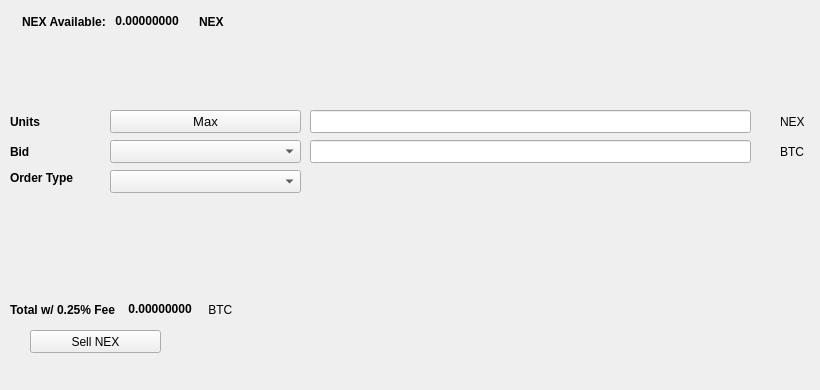
   <widget class="QWidget" name="SellTab">
    <attribute name="title">
     <string>Sell</string>
    </attribute>
    <widget class="QLabel" name="label_16">
     <property name="geometry">
      <rect>
       <x>780</x>
       <y>140</y>
       <width>31</width>
       <height>23</height>
      </rect>
     </property>
     <property name="text">
      <string>BTC</string>
     </property>
    </widget>
    <widget class="QComboBox" name="SellBidcomboBox">
     <property name="geometry">
      <rect>
       <x>110</x>
       <y>140</y>
       <width>191</width>
       <height>23</height>
      </rect>
     </property>
     <property name="font">
      <font>
       <pointsize>10</pointsize>
      </font>
     </property>
    </widget>
    <widget class="QLabel" name="label_18">
     <property name="geometry">
      <rect>
       <x>10</x>
       <y>110</y>
       <width>46</width>
       <height>23</height>
      </rect>
     </property>
     <property name="font">
      <font>
       <weight>75</weight>
       <bold>true</bold>
      </font>
     </property>
     <property name="text">
      <string>Units</string>
     </property>
    </widget>
    <widget class="QPushButton" name="Sell_Max_Amount">
     <property name="geometry">
      <rect>
       <x>110</x>
       <y>110</y>
       <width>191</width>
       <height>23</height>
      </rect>
     </property>
     <property name="font">
      <font>
       <pointsize>10</pointsize>
      </font>
     </property>
     <property name="text">
      <string>Max</string>
     </property>
    </widget>
    <widget class="QLabel" name="label_20">
     <property name="geometry">
      <rect>
       <x>10</x>
       <y>170</y>
       <width>91</width>
       <height>16</height>
      </rect>
     </property>
     <property name="font">
      <font>
       <weight>75</weight>
       <bold>true</bold>
      </font>
     </property>
     <property name="text">
      <string>Order Type</string>
     </property>
    </widget>
    <widget class="QComboBox" name="SellOrdertypeCombo">
     <property name="geometry">
      <rect>
       <x>110</x>
       <y>170</y>
       <width>191</width>
       <height>23</height>
      </rect>
     </property>
     <property name="font">
      <font>
       <pointsize>10</pointsize>
      </font>
     </property>
    </widget>
    <widget class="QLabel" name="label_21">
     <property name="geometry">
      <rect>
       <x>10</x>
       <y>140</y>
       <width>46</width>
       <height>23</height>
      </rect>
     </property>
     <property name="font">
      <font>
       <weight>75</weight>
       <bold>true</bold>
      </font>
     </property>
     <property name="text">
      <string>Bid</string>
     </property>
    </widget>
    <widget class="QLabel" name="label_22">
     <property name="geometry">
      <rect>
       <x>780</x>
       <y>110</y>
       <width>31</width>
       <height>23</height>
      </rect>
     </property>
     <property name="text">
      <string>NEX</string>
     </property>
    </widget>
    <widget class="QLineEdit" name="UnitsInputNEX">
     <property name="geometry">
      <rect>
       <x>310</x>
       <y>110</y>
       <width>441</width>
       <height>23</height>
      </rect>
     </property>
     <property name="font">
      <font>
       <pointsize>9</pointsize>
       <weight>75</weight>
       <bold>true</bold>
      </font>
     </property>
    </widget>
    <widget class="QLineEdit" name="SellBidPriceEdit">
     <property name="geometry">
      <rect>
       <x>310</x>
       <y>140</y>
       <width>441</width>
       <height>23</height>
      </rect>
     </property>
     <property name="font">
      <font>
       <pointsize>9</pointsize>
       <weight>75</weight>
       <bold>true</bold>
      </font>
     </property>
    </widget>
    <widget class="QPushButton" name="SellNEXBTN">
     <property name="geometry">
      <rect>
       <x>30</x>
       <y>330</y>
       <width>131</width>
       <height>23</height>
      </rect>
     </property>
     <property name="text">
      <string>Sell NEX</string>
     </property>
     <property name="icon">
      <iconset resource="../nex">
       <normaloff>:/icons/bitcoin</normaloff>:/icons/bitcoin</iconset>
     </property>
    </widget>
    <widget class="QWidget" name="layoutWidget3">
     <property name="geometry">
      <rect>
       <x>22</x>
       <y>12</y>
       <width>258</width>
       <height>19</height>
      </rect>
     </property>
     <layout class="QHBoxLayout" name="horizontalLayout">
      <item>
       <widget class="QLabel" name="label232_2">
        <property name="font">
         <font>
          <weight>75</weight>
          <bold>true</bold>
         </font>
        </property>
        <property name="text">
         <string>NEX Available:</string>
        </property>
       </widget>
      </item>
      <item>
       <widget class="QLabel" name="NEXAvailableLabel">
        <property name="palette">
         <palette>
          <active>
           <colorrole role="WindowText">
            <brush brushstyle="SolidPattern">
             <color alpha="255">
              <red>0</red>
              <green>0</green>
              <blue>0</blue>
             </color>
            </brush>
           </colorrole>
           <colorrole role="Button">
            <brush brushstyle="SolidPattern">
             <color alpha="255">
              <red>0</red>
              <green>170</green>
              <blue>0</blue>
             </color>
            </brush>
           </colorrole>
           <colorrole role="Light">
            <brush brushstyle="SolidPattern">
             <color alpha="255">
              <red>0</red>
              <green>255</green>
              <blue>0</blue>
             </color>
            </brush>
           </colorrole>
           <colorrole role="Midlight">
            <brush brushstyle="SolidPattern">
             <color alpha="255">
              <red>0</red>
              <green>212</green>
              <blue>0</blue>
             </color>
            </brush>
           </colorrole>
           <colorrole role="Dark">
            <brush brushstyle="SolidPattern">
             <color alpha="255">
              <red>0</red>
              <green>85</green>
              <blue>0</blue>
             </color>
            </brush>
           </colorrole>
           <colorrole role="Mid">
            <brush brushstyle="SolidPattern">
             <color alpha="255">
              <red>0</red>
              <green>113</green>
              <blue>0</blue>
             </color>
            </brush>
           </colorrole>
           <colorrole role="Text">
            <brush brushstyle="SolidPattern">
             <color alpha="255">
              <red>0</red>
              <green>170</green>
              <blue>0</blue>
             </color>
            </brush>
           </colorrole>
           <colorrole role="BrightText">
            <brush brushstyle="SolidPattern">
             <color alpha="255">
              <red>255</red>
              <green>255</green>
              <blue>255</blue>
             </color>
            </brush>
           </colorrole>
           <colorrole role="ButtonText">
            <brush brushstyle="SolidPattern">
             <color alpha="255">
              <red>0</red>
              <green>0</green>
              <blue>0</blue>
             </color>
            </brush>
           </colorrole>
           <colorrole role="Base">
            <brush brushstyle="SolidPattern">
             <color alpha="255">
              <red>255</red>
              <green>255</green>
              <blue>255</blue>
             </color>
            </brush>
           </colorrole>
           <colorrole role="Window">
            <brush brushstyle="SolidPattern">
             <color alpha="255">
              <red>0</red>
              <green>170</green>
              <blue>0</blue>
             </color>
            </brush>
           </colorrole>
           <colorrole role="Shadow">
            <brush brushstyle="SolidPattern">
             <color alpha="255">
              <red>0</red>
              <green>0</green>
              <blue>0</blue>
             </color>
            </brush>
           </colorrole>
           <colorrole role="AlternateBase">
            <brush brushstyle="SolidPattern">
             <color alpha="255">
              <red>127</red>
              <green>212</green>
              <blue>127</blue>
             </color>
            </brush>
           </colorrole>
           <colorrole role="ToolTipBase">
            <brush brushstyle="SolidPattern">
             <color alpha="255">
              <red>255</red>
              <green>255</green>
              <blue>220</blue>
             </color>
            </brush>
           </colorrole>
           <colorrole role="ToolTipText">
            <brush brushstyle="SolidPattern">
             <color alpha="255">
              <red>0</red>
              <green>0</green>
              <blue>0</blue>
             </color>
            </brush>
           </colorrole>
          </active>
          <inactive>
           <colorrole role="WindowText">
            <brush brushstyle="SolidPattern">
             <color alpha="255">
              <red>0</red>
              <green>0</green>
              <blue>0</blue>
             </color>
            </brush>
           </colorrole>
           <colorrole role="Button">
            <brush brushstyle="SolidPattern">
             <color alpha="255">
              <red>0</red>
              <green>170</green>
              <blue>0</blue>
             </color>
            </brush>
           </colorrole>
           <colorrole role="Light">
            <brush brushstyle="SolidPattern">
             <color alpha="255">
              <red>0</red>
              <green>255</green>
              <blue>0</blue>
             </color>
            </brush>
           </colorrole>
           <colorrole role="Midlight">
            <brush brushstyle="SolidPattern">
             <color alpha="255">
              <red>0</red>
              <green>212</green>
              <blue>0</blue>
             </color>
            </brush>
           </colorrole>
           <colorrole role="Dark">
            <brush brushstyle="SolidPattern">
             <color alpha="255">
              <red>0</red>
              <green>85</green>
              <blue>0</blue>
             </color>
            </brush>
           </colorrole>
           <colorrole role="Mid">
            <brush brushstyle="SolidPattern">
             <color alpha="255">
              <red>0</red>
              <green>113</green>
              <blue>0</blue>
             </color>
            </brush>
           </colorrole>
           <colorrole role="Text">
            <brush brushstyle="SolidPattern">
             <color alpha="255">
              <red>0</red>
              <green>170</green>
              <blue>0</blue>
             </color>
            </brush>
           </colorrole>
           <colorrole role="BrightText">
            <brush brushstyle="SolidPattern">
             <color alpha="255">
              <red>255</red>
              <green>255</green>
              <blue>255</blue>
             </color>
            </brush>
           </colorrole>
           <colorrole role="ButtonText">
            <brush brushstyle="SolidPattern">
             <color alpha="255">
              <red>0</red>
              <green>0</green>
              <blue>0</blue>
             </color>
            </brush>
           </colorrole>
           <colorrole role="Base">
            <brush brushstyle="SolidPattern">
             <color alpha="255">
              <red>255</red>
              <green>255</green>
              <blue>255</blue>
             </color>
            </brush>
           </colorrole>
           <colorrole role="Window">
            <brush brushstyle="SolidPattern">
             <color alpha="255">
              <red>0</red>
              <green>170</green>
              <blue>0</blue>
             </color>
            </brush>
           </colorrole>
           <colorrole role="Shadow">
            <brush brushstyle="SolidPattern">
             <color alpha="255">
              <red>0</red>
              <green>0</green>
              <blue>0</blue>
             </color>
            </brush>
           </colorrole>
           <colorrole role="AlternateBase">
            <brush brushstyle="SolidPattern">
             <color alpha="255">
              <red>127</red>
              <green>212</green>
              <blue>127</blue>
             </color>
            </brush>
           </colorrole>
           <colorrole role="ToolTipBase">
            <brush brushstyle="SolidPattern">
             <color alpha="255">
              <red>255</red>
              <green>255</green>
              <blue>220</blue>
             </color>
            </brush>
           </colorrole>
           <colorrole role="ToolTipText">
            <brush brushstyle="SolidPattern">
             <color alpha="255">
              <red>0</red>
              <green>0</green>
              <blue>0</blue>
             </color>
            </brush>
           </colorrole>
          </inactive>
          <disabled>
           <colorrole role="WindowText">
            <brush brushstyle="SolidPattern">
             <color alpha="255">
              <red>0</red>
              <green>85</green>
              <blue>0</blue>
             </color>
            </brush>
           </colorrole>
           <colorrole role="Button">
            <brush brushstyle="SolidPattern">
             <color alpha="255">
              <red>0</red>
              <green>170</green>
              <blue>0</blue>
             </color>
            </brush>
           </colorrole>
           <colorrole role="Light">
            <brush brushstyle="SolidPattern">
             <color alpha="255">
              <red>0</red>
              <green>255</green>
              <blue>0</blue>
             </color>
            </brush>
           </colorrole>
           <colorrole role="Midlight">
            <brush brushstyle="SolidPattern">
             <color alpha="255">
              <red>0</red>
              <green>212</green>
              <blue>0</blue>
             </color>
            </brush>
           </colorrole>
           <colorrole role="Dark">
            <brush brushstyle="SolidPattern">
             <color alpha="255">
              <red>0</red>
              <green>85</green>
              <blue>0</blue>
             </color>
            </brush>
           </colorrole>
           <colorrole role="Mid">
            <brush brushstyle="SolidPattern">
             <color alpha="255">
              <red>0</red>
              <green>113</green>
              <blue>0</blue>
             </color>
            </brush>
           </colorrole>
           <colorrole role="Text">
            <brush brushstyle="SolidPattern">
             <color alpha="255">
              <red>0</red>
              <green>85</green>
              <blue>0</blue>
             </color>
            </brush>
           </colorrole>
           <colorrole role="BrightText">
            <brush brushstyle="SolidPattern">
             <color alpha="255">
              <red>255</red>
              <green>255</green>
              <blue>255</blue>
             </color>
            </brush>
           </colorrole>
           <colorrole role="ButtonText">
            <brush brushstyle="SolidPattern">
             <color alpha="255">
              <red>0</red>
              <green>85</green>
              <blue>0</blue>
             </color>
            </brush>
           </colorrole>
           <colorrole role="Base">
            <brush brushstyle="SolidPattern">
             <color alpha="255">
              <red>0</red>
              <green>170</green>
              <blue>0</blue>
             </color>
            </brush>
           </colorrole>
           <colorrole role="Window">
            <brush brushstyle="SolidPattern">
             <color alpha="255">
              <red>0</red>
              <green>170</green>
              <blue>0</blue>
             </color>
            </brush>
           </colorrole>
           <colorrole role="Shadow">
            <brush brushstyle="SolidPattern">
             <color alpha="255">
              <red>0</red>
              <green>0</green>
              <blue>0</blue>
             </color>
            </brush>
           </colorrole>
           <colorrole role="AlternateBase">
            <brush brushstyle="SolidPattern">
             <color alpha="255">
              <red>0</red>
              <green>170</green>
              <blue>0</blue>
             </color>
            </brush>
           </colorrole>
           <colorrole role="ToolTipBase">
            <brush brushstyle="SolidPattern">
             <color alpha="255">
              <red>255</red>
              <green>255</green>
              <blue>220</blue>
             </color>
            </brush>
           </colorrole>
           <colorrole role="ToolTipText">
            <brush brushstyle="SolidPattern">
             <color alpha="255">
              <red>0</red>
              <green>0</green>
              <blue>0</blue>
             </color>
            </brush>
           </colorrole>
          </disabled>
         </palette>
        </property>
        <property name="font">
         <font>
          <weight>75</weight>
          <bold>true</bold>
         </font>
        </property>
        <property name="text">
         <string> 0.00000000 </string>
        </property>
        <property name="textInteractionFlags">
         <set>Qt::LinksAccessibleByMouse|Qt::TextSelectableByKeyboard|Qt::TextSelectableByMouse</set>
        </property>
       </widget>
      </item>
      <item>
       <widget class="QLabel" name="labelNEX">
        <property name="font">
         <font>
          <weight>75</weight>
          <bold>true</bold>
         </font>
        </property>
        <property name="text">
         <string>NEX</string>
        </property>
       </widget>
      </item>
     </layout>
    </widget>
    <widget class="QWidget" name="layoutWidget">
     <property name="geometry">
      <rect>
       <x>10</x>
       <y>300</y>
       <width>268</width>
       <height>19</height>
      </rect>
     </property>
     <layout class="QHBoxLayout" name="horizontalLayout_2">
      <item>
       <widget class="QLabel" name="label_19">
        <property name="font">
         <font>
          <weight>75</weight>
          <bold>true</bold>
         </font>
        </property>
        <property name="text">
         <string>Total w/ 0.25% Fee </string>
        </property>
       </widget>
      </item>
      <item>
       <widget class="QLabel" name="SellCostLabel">
        <property name="palette">
         <palette>
          <active>
           <colorrole role="WindowText">
            <brush brushstyle="SolidPattern">
             <color alpha="255">
              <red>0</red>
              <green>0</green>
              <blue>0</blue>
             </color>
            </brush>
           </colorrole>
           <colorrole role="Button">
            <brush brushstyle="SolidPattern">
             <color alpha="255">
              <red>0</red>
              <green>170</green>
              <blue>0</blue>
             </color>
            </brush>
           </colorrole>
           <colorrole role="Light">
            <brush brushstyle="SolidPattern">
             <color alpha="255">
              <red>0</red>
              <green>255</green>
              <blue>0</blue>
             </color>
            </brush>
           </colorrole>
           <colorrole role="Midlight">
            <brush brushstyle="SolidPattern">
             <color alpha="255">
              <red>0</red>
              <green>212</green>
              <blue>0</blue>
             </color>
            </brush>
           </colorrole>
           <colorrole role="Dark">
            <brush brushstyle="SolidPattern">
             <color alpha="255">
              <red>0</red>
              <green>85</green>
              <blue>0</blue>
             </color>
            </brush>
           </colorrole>
           <colorrole role="Mid">
            <brush brushstyle="SolidPattern">
             <color alpha="255">
              <red>0</red>
              <green>113</green>
              <blue>0</blue>
             </color>
            </brush>
           </colorrole>
           <colorrole role="Text">
            <brush brushstyle="SolidPattern">
             <color alpha="255">
              <red>0</red>
              <green>170</green>
              <blue>0</blue>
             </color>
            </brush>
           </colorrole>
           <colorrole role="BrightText">
            <brush brushstyle="SolidPattern">
             <color alpha="255">
              <red>255</red>
              <green>255</green>
              <blue>255</blue>
             </color>
            </brush>
           </colorrole>
           <colorrole role="ButtonText">
            <brush brushstyle="SolidPattern">
             <color alpha="255">
              <red>0</red>
              <green>0</green>
              <blue>0</blue>
             </color>
            </brush>
           </colorrole>
           <colorrole role="Base">
            <brush brushstyle="SolidPattern">
             <color alpha="255">
              <red>255</red>
              <green>255</green>
              <blue>255</blue>
             </color>
            </brush>
           </colorrole>
           <colorrole role="Window">
            <brush brushstyle="SolidPattern">
             <color alpha="255">
              <red>0</red>
              <green>170</green>
              <blue>0</blue>
             </color>
            </brush>
           </colorrole>
           <colorrole role="Shadow">
            <brush brushstyle="SolidPattern">
             <color alpha="255">
              <red>0</red>
              <green>0</green>
              <blue>0</blue>
             </color>
            </brush>
           </colorrole>
           <colorrole role="AlternateBase">
            <brush brushstyle="SolidPattern">
             <color alpha="255">
              <red>127</red>
              <green>212</green>
              <blue>127</blue>
             </color>
            </brush>
           </colorrole>
           <colorrole role="ToolTipBase">
            <brush brushstyle="SolidPattern">
             <color alpha="255">
              <red>255</red>
              <green>255</green>
              <blue>220</blue>
             </color>
            </brush>
           </colorrole>
           <colorrole role="ToolTipText">
            <brush brushstyle="SolidPattern">
             <color alpha="255">
              <red>0</red>
              <green>0</green>
              <blue>0</blue>
             </color>
            </brush>
           </colorrole>
          </active>
          <inactive>
           <colorrole role="WindowText">
            <brush brushstyle="SolidPattern">
             <color alpha="255">
              <red>0</red>
              <green>0</green>
              <blue>0</blue>
             </color>
            </brush>
           </colorrole>
           <colorrole role="Button">
            <brush brushstyle="SolidPattern">
             <color alpha="255">
              <red>0</red>
              <green>170</green>
              <blue>0</blue>
             </color>
            </brush>
           </colorrole>
           <colorrole role="Light">
            <brush brushstyle="SolidPattern">
             <color alpha="255">
              <red>0</red>
              <green>255</green>
              <blue>0</blue>
             </color>
            </brush>
           </colorrole>
           <colorrole role="Midlight">
            <brush brushstyle="SolidPattern">
             <color alpha="255">
              <red>0</red>
              <green>212</green>
              <blue>0</blue>
             </color>
            </brush>
           </colorrole>
           <colorrole role="Dark">
            <brush brushstyle="SolidPattern">
             <color alpha="255">
              <red>0</red>
              <green>85</green>
              <blue>0</blue>
             </color>
            </brush>
           </colorrole>
           <colorrole role="Mid">
            <brush brushstyle="SolidPattern">
             <color alpha="255">
              <red>0</red>
              <green>113</green>
              <blue>0</blue>
             </color>
            </brush>
           </colorrole>
           <colorrole role="Text">
            <brush brushstyle="SolidPattern">
             <color alpha="255">
              <red>0</red>
              <green>170</green>
              <blue>0</blue>
             </color>
            </brush>
           </colorrole>
           <colorrole role="BrightText">
            <brush brushstyle="SolidPattern">
             <color alpha="255">
              <red>255</red>
              <green>255</green>
              <blue>255</blue>
             </color>
            </brush>
           </colorrole>
           <colorrole role="ButtonText">
            <brush brushstyle="SolidPattern">
             <color alpha="255">
              <red>0</red>
              <green>0</green>
              <blue>0</blue>
             </color>
            </brush>
           </colorrole>
           <colorrole role="Base">
            <brush brushstyle="SolidPattern">
             <color alpha="255">
              <red>255</red>
              <green>255</green>
              <blue>255</blue>
             </color>
            </brush>
           </colorrole>
           <colorrole role="Window">
            <brush brushstyle="SolidPattern">
             <color alpha="255">
              <red>0</red>
              <green>170</green>
              <blue>0</blue>
             </color>
            </brush>
           </colorrole>
           <colorrole role="Shadow">
            <brush brushstyle="SolidPattern">
             <color alpha="255">
              <red>0</red>
              <green>0</green>
              <blue>0</blue>
             </color>
            </brush>
           </colorrole>
           <colorrole role="AlternateBase">
            <brush brushstyle="SolidPattern">
             <color alpha="255">
              <red>127</red>
              <green>212</green>
              <blue>127</blue>
             </color>
            </brush>
           </colorrole>
           <colorrole role="ToolTipBase">
            <brush brushstyle="SolidPattern">
             <color alpha="255">
              <red>255</red>
              <green>255</green>
              <blue>220</blue>
             </color>
            </brush>
           </colorrole>
           <colorrole role="ToolTipText">
            <brush brushstyle="SolidPattern">
             <color alpha="255">
              <red>0</red>
              <green>0</green>
              <blue>0</blue>
             </color>
            </brush>
           </colorrole>
          </inactive>
          <disabled>
           <colorrole role="WindowText">
            <brush brushstyle="SolidPattern">
             <color alpha="255">
              <red>0</red>
              <green>85</green>
              <blue>0</blue>
             </color>
            </brush>
           </colorrole>
           <colorrole role="Button">
            <brush brushstyle="SolidPattern">
             <color alpha="255">
              <red>0</red>
              <green>170</green>
              <blue>0</blue>
             </color>
            </brush>
           </colorrole>
           <colorrole role="Light">
            <brush brushstyle="SolidPattern">
             <color alpha="255">
              <red>0</red>
              <green>255</green>
              <blue>0</blue>
             </color>
            </brush>
           </colorrole>
           <colorrole role="Midlight">
            <brush brushstyle="SolidPattern">
             <color alpha="255">
              <red>0</red>
              <green>212</green>
              <blue>0</blue>
             </color>
            </brush>
           </colorrole>
           <colorrole role="Dark">
            <brush brushstyle="SolidPattern">
             <color alpha="255">
              <red>0</red>
              <green>85</green>
              <blue>0</blue>
             </color>
            </brush>
           </colorrole>
           <colorrole role="Mid">
            <brush brushstyle="SolidPattern">
             <color alpha="255">
              <red>0</red>
              <green>113</green>
              <blue>0</blue>
             </color>
            </brush>
           </colorrole>
           <colorrole role="Text">
            <brush brushstyle="SolidPattern">
             <color alpha="255">
              <red>0</red>
              <green>85</green>
              <blue>0</blue>
             </color>
            </brush>
           </colorrole>
           <colorrole role="BrightText">
            <brush brushstyle="SolidPattern">
             <color alpha="255">
              <red>255</red>
              <green>255</green>
              <blue>255</blue>
             </color>
            </brush>
           </colorrole>
           <colorrole role="ButtonText">
            <brush brushstyle="SolidPattern">
             <color alpha="255">
              <red>0</red>
              <green>85</green>
              <blue>0</blue>
             </color>
            </brush>
           </colorrole>
           <colorrole role="Base">
            <brush brushstyle="SolidPattern">
             <color alpha="255">
              <red>0</red>
              <green>170</green>
              <blue>0</blue>
             </color>
            </brush>
           </colorrole>
           <colorrole role="Window">
            <brush brushstyle="SolidPattern">
             <color alpha="255">
              <red>0</red>
              <green>170</green>
              <blue>0</blue>
             </color>
            </brush>
           </colorrole>
           <colorrole role="Shadow">
            <brush brushstyle="SolidPattern">
             <color alpha="255">
              <red>0</red>
              <green>0</green>
              <blue>0</blue>
             </color>
            </brush>
           </colorrole>
           <colorrole role="AlternateBase">
            <brush brushstyle="SolidPattern">
             <color alpha="255">
              <red>0</red>
              <green>170</green>
              <blue>0</blue>
             </color>
            </brush>
           </colorrole>
           <colorrole role="ToolTipBase">
            <brush brushstyle="SolidPattern">
             <color alpha="255">
              <red>255</red>
              <green>255</green>
              <blue>220</blue>
             </color>
            </brush>
           </colorrole>
           <colorrole role="ToolTipText">
            <brush brushstyle="SolidPattern">
             <color alpha="255">
              <red>0</red>
              <green>0</green>
              <blue>0</blue>
             </color>
            </brush>
           </colorrole>
          </disabled>
         </palette>
        </property>
        <property name="font">
         <font>
          <weight>75</weight>
          <bold>true</bold>
         </font>
        </property>
        <property name="autoFillBackground">
         <bool>false</bool>
        </property>
        <property name="text">
         <string> 0.00000000</string>
        </property>
        <property name="textInteractionFlags">
         <set>Qt::LinksAccessibleByMouse|Qt::TextSelectableByMouse</set>
        </property>
       </widget>
      </item>
      <item>
       <widget class="QLabel" name="label_17">
        <property name="font">
         <font>
          <weight>50</weight>
          <bold>false</bold>
         </font>
        </property>
        <property name="text">
         <string> BTC</string>
        </property>
       </widget>
      </item>
     </layout>
    </widget>
    <widget class="QLabel" name="label_23">
     <property name="geometry">
      <rect>
       <x>460</x>
       <y>300</y>
       <width>281</width>
       <height>81</height>
      </rect>
     </property>
     <property name="text">
      <string/>
     </property>
     <property name="pixmap">
      <pixmap>:/images/bittrex</pixmap>
     </property>
    </widget>
   </widget>
